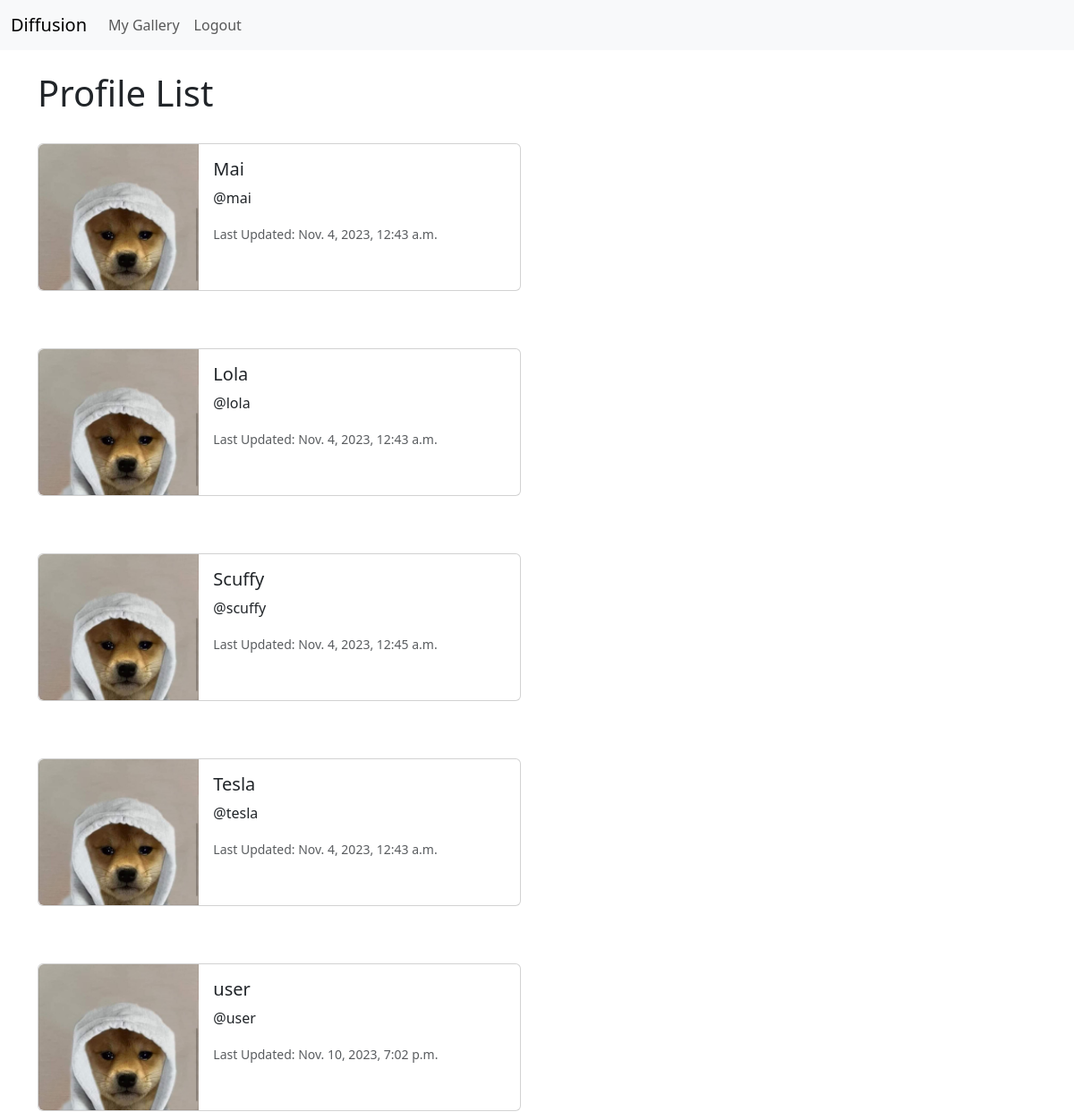
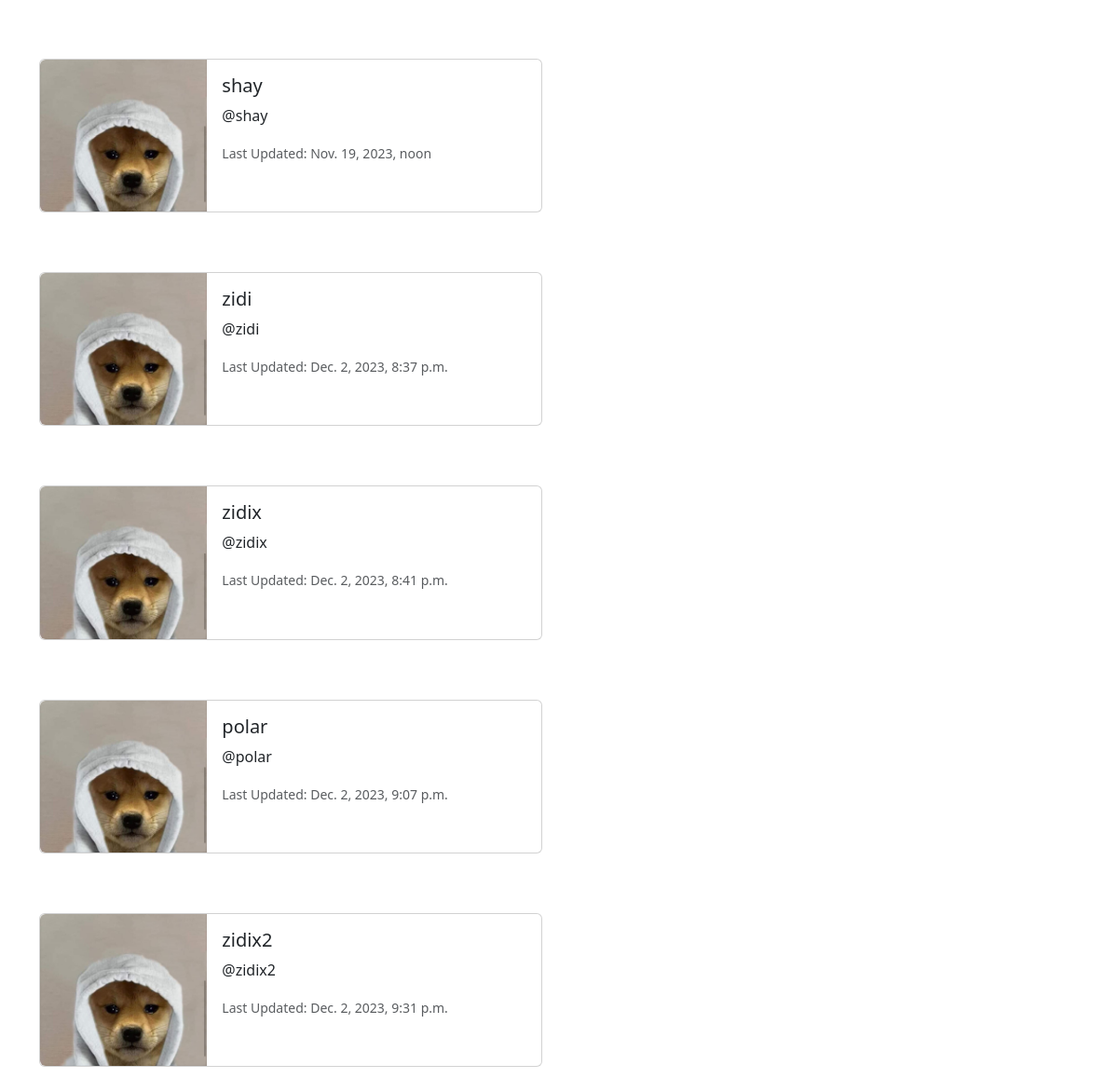
Screenshot of /profile_list/ (signed in) with the database file from the repository (2 pictures, top to bottom).
### app/models.py (models this page shows, shortened)
class Profile(models.Model):
	user = models.OneToOneField(User, on_delete=models.CASCADE)
	follows = models.ManyToManyField("self",
		related_name="followed_by",
		symmetrical= False,
		blank=True)
	date_modified = models.DateTimeField(User, auto_now=True)

### app/views.py (the view)
# urls.py: path('profile_list/', views.profile_list, name="profile_list"),
def profile_list(request):
	if request.user.is_authenticated:
		profiles = Profile.objects.exclude(user=request.user)
		return render(request, 'profile_list.html', {"profiles":profiles})
	else:
		messages.success(request, ("You Must Be Logged In To Use This Page"))
		return redirect('home')

### app/templates/profile_list.html
{% extends 'base.html' %}
{% load static %}
{% block content %}
	<h1> Profile List </h1>
	<br>
	{% if profiles %}
		{% for profile in profiles %}
			<div class="card mb-3" style="max-width: 540px;">
			  <div class="row g-0">
			    <div class="col-md-4">
			      <img src="{% static 'images/dog.jpg' %}" class="img-fluid rounded-start" alt="Profile Pic">
			    </div>
			    <div class="col-md-8">
			      <div class="card-body">
			        <h5 class="card-title">{{profile.user.username}}</h5>
			        <p class="card-text">@{{profile.user.username|lower}}</p>
			        <p class="card-text"><small class="text-body-secondary">Last Updated: {{profile.date_modified}}</small></p>
			      </div>
			    </div>
			  </div>
			</div>
			<br><br>
		{% endfor %}
	{% endif %}
{% endblock %}

### rows the page displays
Profile: user.username "Mai", user.username "mai", date_modified "Nov. 4, 2023, 12:43 a.m."
Profile: user.username "Lola", user.username "lola", date_modified "Nov. 4, 2023, 12:43 a.m."
Profile: user.username "Scuffy", user.username "scuffy", date_modified "Nov. 4, 2023, 12:45 a.m."
Profile: user.username "Tesla", user.username "tesla", date_modified "Nov. 4, 2023, 12:43 a.m."
Profile: user.username "user", date_modified "Nov. 10, 2023, 7:02 p.m."
Profile: user.username "shay", date_modified "Nov. 19, 2023, noon"
Profile: user.username "zidi", date_modified "Dec. 2, 2023, 8:37 p.m."
Profile: user.username "zidix", date_modified "Dec. 2, 2023, 8:41 p.m."
Profile: user.username "polar", date_modified "Dec. 2, 2023, 9:07 p.m."
Profile: user.username "zidix2", date_modified "Dec. 2, 2023, 9:31 p.m."
